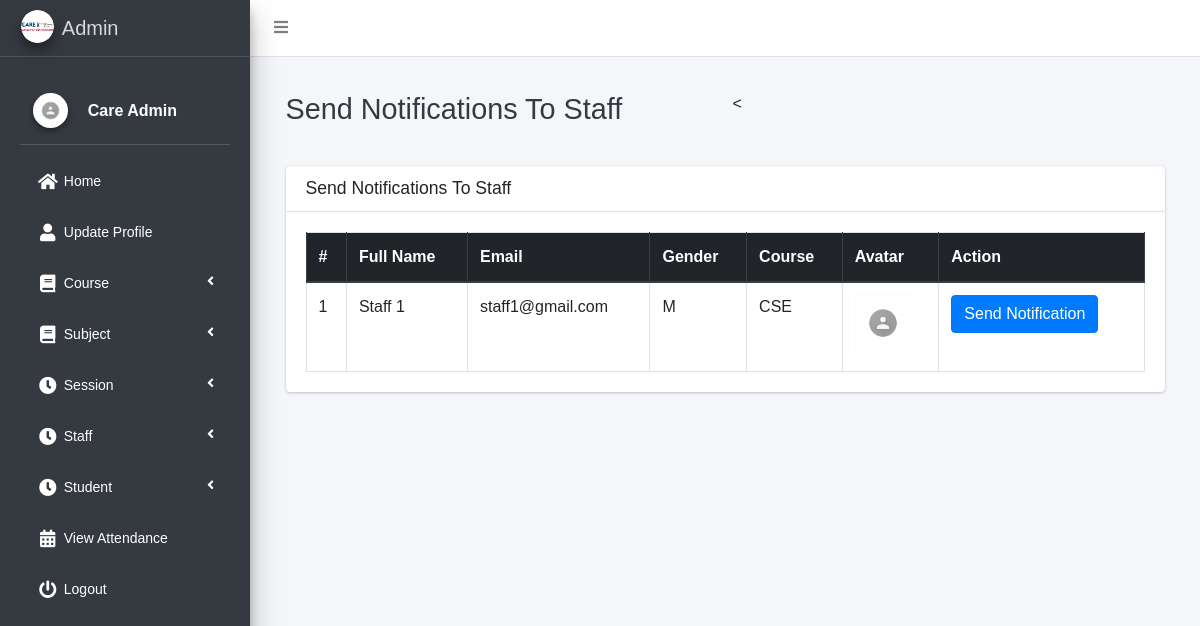
The page /admin_notify_staff (signed in) on the database its author committed.
### main_app/models.py (models this page shows, shortened)
class CustomUser(AbstractUser):
    USER_TYPE = ((1, "HOD"), (2, "Staff"), (3, "Student"))
    GENDER = [("M", "Male"), ("F", "Female")]
    username = None  # Removed username, using email instead
    email = models.EmailField(unique=True)
    user_type = models.CharField(default=1, choices=USER_TYPE, max_length=1)
    gender = models.CharField(max_length=1, choices=GENDER)
    profile_pic = models.ImageField()
    address = models.TextField()
    fcm_token = models.TextField(default="")  # For firebase notifications
    created_at = models.DateTimeField(auto_now_add=True)
    updated_at = models.DateTimeField(auto_now=True)
    USERNAME_FIELD = "email"
    REQUIRED_FIELDS = []
    objects = CustomUserManager()
    def __str__(self):
        return self.first_name + " " + self.last_name

class Staff(models.Model):
    course = models.ForeignKey(Course, on_delete=models.DO_NOTHING, null=True, blank=False)
    admin = models.OneToOneField(CustomUser, on_delete=models.CASCADE)

class Course(models.Model):
    name = models.CharField(max_length=120)
    created_at = models.DateTimeField(auto_now_add=True)
    updated_at = models.DateTimeField(auto_now=True)

### main_app/hod_views.py (the view)
# urls.py: path("admin_notify_staff", hod_views.admin_notify_staff,
def admin_notify_staff(request):
    staff = CustomUser.objects.filter(user_type=2)
    context = {
        'page_title': "Send Notifications To Staff",
        'allStaff': staff
    }
    return render(request, "hod_template/staff_notification.html", context)

### main_app/templates/hod_template/staff_notification.html (shortened to what this page needs)
{% extends 'main_app/base.html' %}
{% load static %}
{% block page_title %}{{page_title}}{% endblock page_title %}
{% block content %}
<section class="content">
    <div class="container-fluid">
        <div class="row">
            <div class="col-md-12">
                <div class="card">
                    <div class="card-header">
                        <h3 class="card-title">{{page_title}}</h3>
                    </div>
                    <div class="card-body">
                        <table id="example2" class="table table-bordered table-hover">
                            <thead class="thead-dark">
                                <tr>
                                    <th>#</th>
                                    <th>Full Name</th>
                                    <th>Email</th>
                                    <th>Gender</th>
                                    <th>Course</th>
                                    <th>Avatar</th>
                                    <th>Action</th>
                                </tr>
                            </thead>
                            <tbody>
                                {% for staff in allStaff %}
                                <tr>
                                    <td>{{ forloop.counter }}</td>
                                    <td>{{staff.first_name}} {{staff.last_name}}</td>
                                    <td>{{staff.email}}</td>
                                    <td>{{staff.gender}}</td>
                                    <td>{{staff.staff.course.name}}</td>
                                    <td>
                                        {% if staff.profile_pic == ""  %}
                                        No Image
                                        {% else %}
                                        <img class="img img-fluid mb-2" height="56" width="56"
                                            src="{{staff.profile_pic}}" alt="">
                                        {% endif %}
                                    </td>
                                    <td><button data-toggle = "modal" data-target = "#myModal"class="btn btn-primary show_notification" value="{{staff.id}}">Send Notification</button>
                                    </td>
                                </tr>
                                {% endfor %}
                            </tbody>
                        </table>
                    </div>
                </div>
            </div>
        </div>
    </div>
</section>
{% endblock content %}

### main_app/templates/main_app/sidebar_template.html (shortened to what this page needs)
{% load static %}
<!DOCTYPE html>
<html lang="en">
<head>
</head>
<body>
    <aside class="main-sidebar sidebar-dark-info elevation-4">
    {% if request.user.user_type == '1' %}
    <a href="{% url 'admin_home' %}" class="brand-link">
        <img src="{% static 'dist/img/admin.png' %} " alt="admin"
            class="brand-image img-circle elevation-3" >
        <span class="brand-text font-weight-light">Admin</span>
    </a>
    <div class="sidebar">
        <div class="user-panel mt-3 pb-3 mb-3 d-flex">
            <div class="image">
                <img src="{{ request.user.profile_pic}}" class="img-circle elevation-2" alt="User Image">
            </div>
            <div class="info">
                <a href="#" class="d-block">{{user}}</a>
            </div>
        </div>
        <nav class="mt-2">
<ul class="nav nav-pills nav-sidebar flex-column" data-widget="treeview" role="menu" data-accordion="false">
                    <li class="nav-item">
                        <a href="{% url 'admin_home' %}" class="nav-link {% if request.path == admin_home %} active {% endif %}">
                            <i class="nav-icon fas fa-home"></i>
                            <p>Home</p>
                        </a>
                    </li>
                    <li class="nav-item">
                        <a href="{% url 'admin_view_profile' %}" class="nav-link {% if request.path == admin_view_profile %} active {% endif %}">
                            <i class="nav-icon fas fa-user"></i>
                            <p>Update Profile</p>
                        </a>
                    </li>
                    <li class="nav-item has-treeview">
                        <a href="#" class="nav-link">
                            <i class="nav-icon fas fa-book"></i>
                            <p>Course<i class="fas fa-angle-left right"></i></p>
                        </a>
                    </li>
                    <li class="nav-item has-treeview">
                        <a href="#" class="nav-link">
                            <i class="nav-icon fas fa-book"></i>
                            <p>Subject<i class="fas fa-angle-left right"></i></p>
                        </a>
                    </li>
                    <li class="nav-item has-treeview">
                        <a href="#" class="nav-link">
                            <i class="nav-icon fas fa-clock"></i>
                            <p>Session<i class="fas fa-angle-left right"></i></p>
                        </a>
                    </li>
                    <li class="nav-item has-treeview">
                        <a href="#" class="nav-link">
                            <i class="nav-icon fas fa-clock"></i>
                            <p>Staff<i class="fas fa-angle-left right"></i></p>
                        </a>
                    </li>
                                        <li class="nav-item has-treeview">
                        <a href="#" class="nav-link">
                            <i class="nav-icon fas fa-clock"></i>
                            <p>Student<i class="fas fa-angle-left right"></i></p>
                        </a>
                    </li>
                    <li class="nav-item">
                        <a href="{% url 'admin_view_attendance' %}" class="nav-link {% if request.path == admin_view_attendance %} active {% endif %}">
                            <i class="nav-icon fas fa-calendar-alt"></i>
                            <p>View Attendance</p>
                        </a>
                    </li>
                                        {% endif %}
                                        <li class="nav-item">
                                            <a href="{% url 'user_logout' %}"
                                                onclick="return confirm('Your session would be terminated.\n\nProceed?')"
                                                class="nav-link">
                                                <i class="nav-icon fas fa-power-off"></i>
                                                <p>
                                                    Logout
                                                </p>
                                            </a>
                                        </li>
                                    </ul>
                                </nav>
                            </div>
</aside>
</body>
</html>

### main_app/templates/main_app/sidebar_template.html (style rules this page uses)
body { margin: 0; font-family: Arial, sans-serif; background-color: #f4f6f9; }
.sidebar { background: #fffff; padding: 20px; height: 90vh; width: 250px; box-shadow: 0 4px 6px rgba(0, 0, 0, 0.1); }
.sidebar .nav-sidebar > .nav-item > .nav-link { color: #ffffff; border-radius: 4px; padding: 10px 15px; margin-bottom: 10px; font-size: 14px; transition: all 0.3s ease; display: flex; align-items: center; }
.sidebar .nav-icon { margin-right: 10px; font-size: 18px; }
.sidebar .nav-item.has-treeview > .nav-link .fas.fa-angle-left { margin-left: auto; }
.user-panel { display: flex; align-items: center; margin-bottom: 20px; }
.user-panel .image img { border-radius: 50%; width: 35px; height: 35px; }
.user-panel .info { margin-left: 10px; }
.user-panel .info a { font-weight: bold; color: #ffffff; }

### rows shown on the page
CustomUser: user.profile_pic (picture), first_name+last_name "Care Admin"
CustomUser: first_name "Staff", last_name "1", email "staff1@gmail.com", gender "M", staff.course.name "CSE", profile_pic (picture)

### other values the page prints
{{ page_title }} "Send Notifications To Staff"
